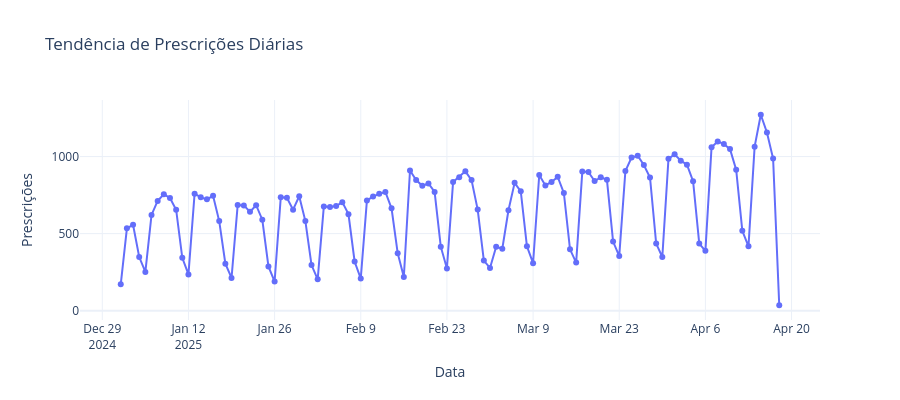
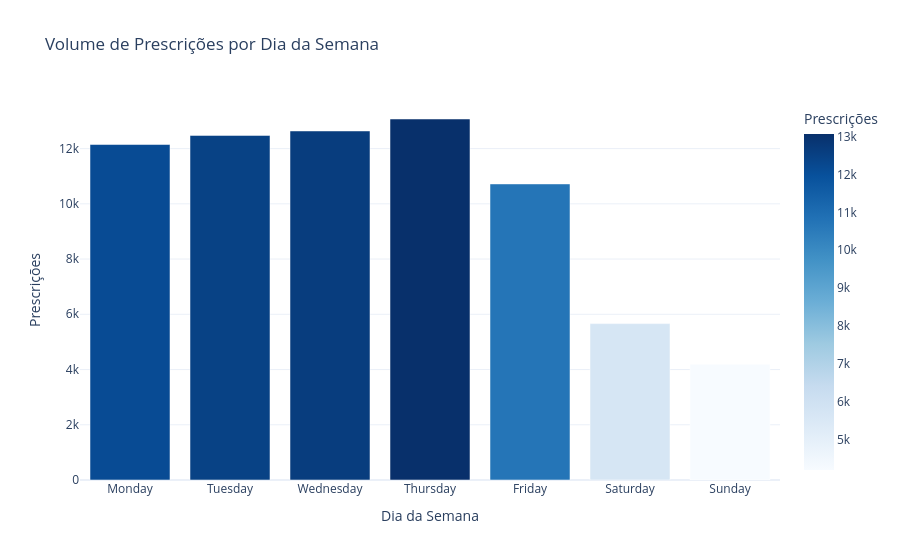

The cell these charts' notebook holds for them, in order:
### Markdown cell above
---
## Q1: Quantas prescrições foram emitidas diariamente? Existe sazonalidade?

**O que analisamos:**
- Volume diário de prescrições (tendência geral)
- Padrões semanais e sazonalidade
- Dias com picos de atividade

**Por que importa:**
Entender sazonalidade ajuda a otimizar recursos (atendimento, suporte, farmácias parceiras).

### Code cell
# Q1.1: Volume diário de prescrições
df_daily = con.execute("""
SELECT
    CAST(dataprescricao AS DATE) AS data,
    COUNT(DISTINCT idprescricao) AS prescricoes
FROM prescricao
GROUP BY 1
ORDER BY 1
""").df()

# Q1.2: Estatísticas gerais (corrigido com CTE para evitar aggregate aninhado)
stats_summary = {
    'Total': con.execute("SELECT COUNT(DISTINCT idprescricao) FROM prescricao").fetchone()[0],
    'Dias': con.execute("SELECT COUNT(DISTINCT CAST(dataprescricao AS DATE)) FROM prescricao").fetchone()[0],
    'Média Diária': round(con.execute("SELECT COUNT(DISTINCT idprescricao) * 1.0 / COUNT(DISTINCT CAST(dataprescricao AS DATE)) FROM prescricao").fetchone()[0], 1),
    'Min': df_daily['prescricoes'].min(),
    'Max': df_daily['prescricoes'].max()
}

print("📊 ESTATÍSTICAS DE PRESCRIÇÕES DIÁRIAS")
print("=" * 60)
for k, v in stats_summary.items():
    print(f"{k:20s}: {v:>10,}" if isinstance(v, int) else f"{k:20s}: {v:>10}")

# Q1.3: Sazonalidade por dia da semana
df_dow = con.execute("""
SELECT
    DAYNAME(dataprescricao::TIMESTAMP) AS dia_semana,
    CASE DAYOFWEEK(dataprescricao::TIMESTAMP)
        WHEN 1 THEN 0 WHEN 2 THEN 1 WHEN 3 THEN 2 WHEN 4 THEN 3 
        WHEN 5 THEN 4 WHEN 6 THEN 5 WHEN 7 THEN 6
    END AS num_dia,
    COUNT(DISTINCT idprescricao) AS prescricoes
FROM prescricao
GROUP BY 1, 2
ORDER BY 2
""").df()

print("\n📅 SAZONALIDADE POR DIA DA SEMANA")
print("=" * 60)
print(df_dow.to_string(index=False))

# Gráfico: Tendência diária
print("\n📈 GRÁFICO: Tendência Diária de Prescrições")
print("   → Tipo: Linha temporal")
print("   → Eixo X: Data da prescrição")
print("   → Eixo Y: Número de prescrições por dia")
print("   → Insight: Mostra a variação diária do volume, útil para identificar sazonalidade e picos de demanda")
try:
    fig_daily = px.line(df_daily, x='data', y='prescricoes',
                        title='Tendência de Prescrições Diárias',
                        labels={'data': 'Data', 'prescricoes': 'Prescrições'},
                        markers=True, template='plotly_white')
    fig_daily.update_layout(height=400)
    fig_daily.write_html('/tmp/prescrições_diárias.html')
    print("✓ Gráfico salvo: /tmp/prescrições_diárias.html")
    fig_daily.show()
except Exception as e:
    print(f"\n⚠️ Erro ao renderizar gráfico: {e}")

# Gráfico: Dia da semana
print("\n📊 GRÁFICO: Volume por Dia da Semana")
print("   → Tipo: Barras verticais")
print("   → Eixo X: Dia da semana")
print("   → Eixo Y: Número médio de prescrições")
print("   → Insight: Identifica padrões semanais, ajudando no planejamento de recursos médicos")
try:
    fig_dow = px.bar(df_dow, x='dia_semana', y='prescricoes',
                     title='Volume de Prescrições por Dia da Semana',
                     labels={'dia_semana': 'Dia da Semana', 'prescricoes': 'Prescrições'},
                     template='plotly_white', color='prescricoes', color_continuous_scale='Blues')
    fig_dow.write_html('/tmp/prescricoes_dow.html')
    print("✓ Gráfico salvo: /tmp/prescricoes_dow.html")
    fig_dow.show()
except Exception as e:
    print(f"⚠️ Erro ao renderizar gráfico: {e}")

print("\n🎯 INSIGHTS Q1:")
print("-" * 60)
print(f"• Total: {stats_summary['Total']:,} prescrições em {stats_summary['Dias']} dias")
print(f"• Média diária: {stats_summary['Média Diária']} prescrições/dia")
print(f"• Variação: {stats_summary['Min']} (mín) a {stats_summary['Max']} (máx)")
print(f"• Dia com MAIOR volume: {df_dow.loc[df_dow['prescricoes'].idxmax(), 'dia_semana']}")
print(f"• Dia com MENOR volume: {df_dow.loc[df_dow['prescricoes'].idxmin(), 'dia_semana']}")
print("⚠️ ATENÇÃO: Padrão semanal identificado - importante para planejamento de recursos")

### Figure 1 — Plotly figure (JSON) as saved in the notebook; plotly's stock layout.template omitted (floating-point values rounded to 4 significant figures)
{"data": [{"hovertemplate": "Data=%{x}<br>Prescrições=%{y}<extra></extra>", "legendgroup": "", "line": {"color": "#636efa", "dash": "solid"}, "marker": {"symbol": "circle"}, "mode": "lines+markers", "name": "", "orientation": "v", "showlegend": false, "type": "scatter", "x": ["2025-01-01T00:00:00.000000", "2025-01-02T00:00:00.000000", "2025-01-03T00:00:00.000000", "2025-01-04T00:00:00.000000", "2025-01-05T00:00:00.000000", "2025-01-06T00:00:00.000000", "2025-01-07T00:00:00.000000", "2025-01-08T00:00:00.000000", "2025-01-09T00:00:00.000000", "2025-01-10T00:00:00.000000", "2025-01-11T00:00:00.000000", "2025-01-12T00:00:00.000000", "2025-01-13T00:00:00.000000", "2025-01-14T00:00:00.000000", "2025-01-15T00:00:00.000000", "2025-01-16T00:00:00.000000", "2025-01-17T00:00:00.000000", "2025-01-18T00:00:00.000000", "2025-01-19T00:00:00.000000", "2025-01-20T00:00:00.000000", "2025-01-21T00:00:00.000000", "2025-01-22T00:00:00.000000", "2025-01-23T00:00:00.000000", "2025-01-24T00:00:00.000000", "2025-01-25T00:00:00.000000", "2025-01-26T00:00:00.000000", "2025-01-27T00:00:00.000000", "2025-01-28T00:00:00.000000", "2025-01-29T00:00:00.000000", "2025-01-30T00:00:00.000000", "2025-01-31T00:00:00.000000", "2025-02-01T00:00:00.000000", "2025-02-02T00:00:00.000000", "2025-02-03T00:00:00.000000", "2025-02-04T00:00:00.000000", "2025-02-05T00:00:00.000000", "2025-02-06T00:00:00.000000", "2025-02-07T00:00:00.000000", "2025-02-08T00:00:00.000000", "2025-02-09T00:00:00.000000", "2025-02-10T00:00:00.000000", "2025-02-11T00:00:00.000000", "2025-02-12T00:00:00.000000", "2025-02-13T00:00:00.000000", "2025-02-14T00:00:00.000000", "2025-02-15T00:00:00.000000", "2025-02-16T00:00:00.000000", "2025-02-17T00:00:00.000000", "2025-02-18T00:00:00.000000", "2025-02-19T00:00:00.000000", "2025-02-20T00:00:00.000000", "2025-02-21T00:00:00.000000", "2025-02-22T00:00:00.000000", "2025-02-23T00:00:00.000000", "2025-02-24T00:00:00.000000", "2025-02-25T00:00:00.000000", "2025-02-26T00:00:00.000000", "2025-02-27T00:00:00.000000", "2025-02-28T00:00:00.000000", "2025-03-01T00:00:00.000000", "2025-03-02T00:00:00.000000", "2025-03-03T00:00:00.000000", "2025-03-04T00:00:00.000000", "2025-03-05T00:00:00.000000", "2025-03-06T00:00:00.000000", "2025-03-07T00:00:00.000000", "2025-03-08T00:00:00.000000", "2025-03-09T00:00:00.000000", "2025-03-10T00:00:00.000000", "2025-03-11T00:00:00.000000", "2025-03-12T00:00:00.000000", "2025-03-13T00:00:00.000000", "2025-03-14T00:00:00.000000", "2025-03-15T00:00:00.000000", "2025-03-16T00:00:00.000000", "2025-03-17T00:00:00.000000", "2025-03-18T00:00:00.000000", "2025-03-19T00:00:00.000000", "2025-03-20T00:00:00.000000", "2025-03-21T00:00:00.000000", "2025-03-22T00:00:00.000000", "2025-03-23T00:00:00.000000", "2025-03-24T00:00:00.000000", "2025-03-25T00:00:00.000000", "2025-03-26T00:00:00.000000", "2025-03-27T00:00:00.000000", "2025-03-28T00:00:00.000000", "2025-03-29T00:00:00.000000", "2025-03-30T00:00:00.000000", "2025-03-31T00:00:00.000000", "2025-04-01T00:00:00.000000", "2025-04-02T00:00:00.000000", "2025-04-03T00:00:00.000000", "2025-04-04T00:00:00.000000", "2025-04-05T00:00:00.000000", "2025-04-06T00:00:00.000000", "2025-04-07T00:00:00.000000", "2025-04-08T00:00:00.000000", "2025-04-09T00:00:00.000000", "2025-04-10T00:00:00.000000", "2025-04-11T00:00:00.000000", "2025-04-12T00:00:00.000000", "2025-04-13T00:00:00.000000", "2025-04-14T00:00:00.000000", "2025-04-15T00:00:00.000000", "2025-04-16T00:00:00.000000", "2025-04-17T00:00:00.000000", "2025-04-18T00:00:00.000000"], "xaxis": "x", "y": [171, 534, 557, 348, 251, 621, 712, 755, 731, 655, 343, 235, 759, 735, 722, 745, 581, 305, 212, 685, 683, 642, 684, 590, 287, 189, 735, 732, 655, 742, 581, 296, 203, 676, 672, 679, 704, 626, 319, 208, 715, 740, 758, 770, 664, 373, 218, 909, 847, 810, 825, 770, 415, 274, 834, 866, 904, 847, 656, 325, 277, 415, 402, 651, 829, 774, 417, 308, 880, 812, 835, 868, 764, 398, 312, 903, 899, 841, 865, 849, 448, 354, 906, 993, 1005, 945, 864, 435, 348, 985, 1015, 973, 947, 840, 435, 388, 1060, 1098, 1081, 1048, 914, 518, 417, 1064, 1271, 1156, 987, 35], "yaxis": "y"}], "layout": {"height": 400, "legend": {"tracegroupgap": 0}, "title": {"text": "Tendência de Prescrições Diárias"}, "xaxis": {"anchor": "y", "domain": [0, 1], "title": {"text": "Data"}}, "yaxis": {"anchor": "x", "domain": [0, 1], "title": {"text": "Prescrições"}}}}

### Figure 2 — Plotly figure (JSON) as saved in the notebook; plotly's stock layout.template omitted (floating-point values rounded to 4 significant figures)
{"data": [{"hovertemplate": "Dia da Semana=%{x}<br>Prescrições=%{marker.color}<extra></extra>", "legendgroup": "", "marker": {"color": [12147, 12477, 12638, 13071, 10720, 5662, 4194], "coloraxis": "coloraxis", "pattern": {"shape": ""}}, "name": "", "orientation": "v", "showlegend": false, "textposition": "auto", "type": "bar", "x": ["Monday", "Tuesday", "Wednesday", "Thursday", "Friday", "Saturday", "Sunday"], "xaxis": "x", "y": [12147, 12477, 12638, 13071, 10720, 5662, 4194], "yaxis": "y"}], "layout": {"barmode": "relative", "coloraxis": {"colorbar": {"title": {"text": "Prescrições"}}, "colorscale": [[0, "rgb(247,251,255)"], [0.125, "rgb(222,235,247)"], [0.25, "rgb(198,219,239)"], [0.375, "rgb(158,202,225)"], [0.5, "rgb(107,174,214)"], [0.625, "rgb(66,146,198)"], [0.75, "rgb(33,113,181)"], [0.875, "rgb(8,81,156)"], [1, "rgb(8,48,107)"]]}, "legend": {"tracegroupgap": 0}, "title": {"text": "Volume de Prescrições por Dia da Semana"}, "xaxis": {"anchor": "y", "domain": [0, 1], "title": {"text": "Dia da Semana"}}, "yaxis": {"anchor": "x", "domain": [0, 1], "title": {"text": "Prescrições"}}}}
